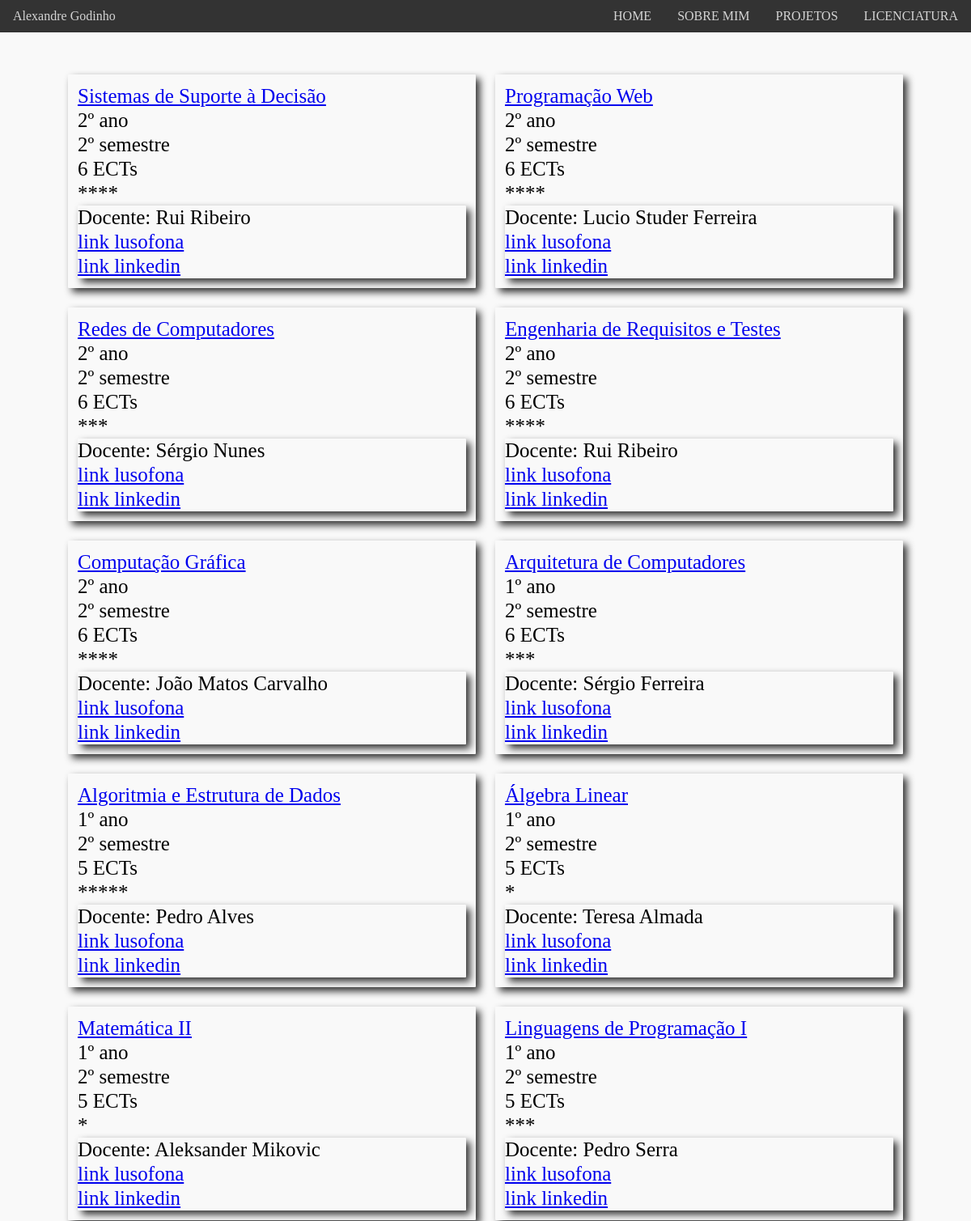
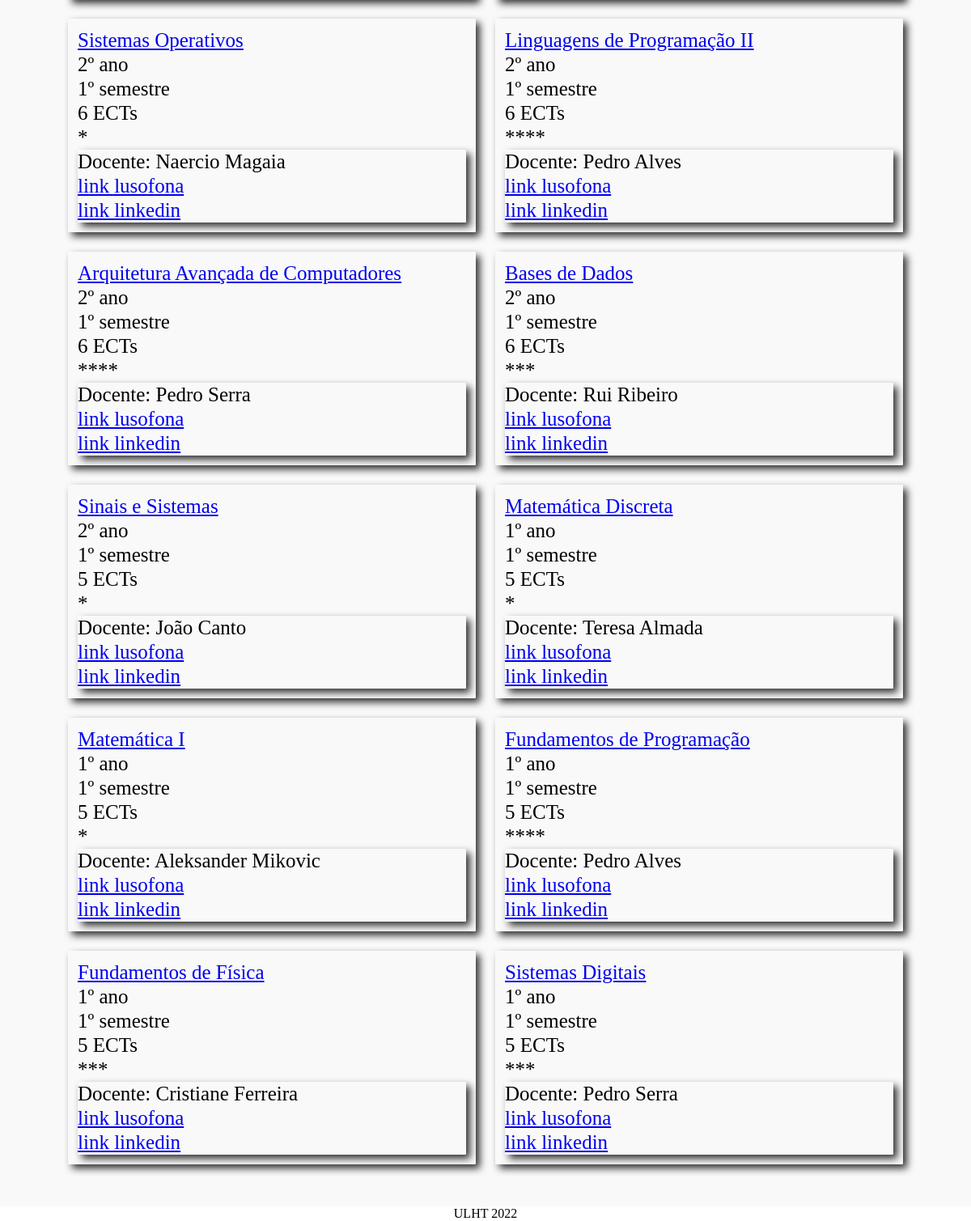
Screenshot of /graduation with the database file from the repository (2 pictures, top to bottom).
### portfolio/models.py (models this page shows, shortened)
class Subject(models.Model):
    name = models.CharField(max_length=50)
    year = models.IntegerField()
    semester = models.IntegerField()
    ects = models.IntegerField()
    lusofona = models.CharField(max_length=500)
    ranking = models.CharField(max_length=5)
    teacher = models.ForeignKey(Teacher, on_delete=models.CASCADE)

class Teacher(models.Model):
    name = models.CharField(max_length=50)
    lusofona = models.CharField(max_length=500)
    linkedin = models.CharField(max_length=500)

### portfolio/views.py (the view)
# urls.py: path('graduation', views.graduation_page_view, name='graduation')
def graduation_page_view(request):
    context = {'subjects': Subject.objects.all()}
    return render(request, 'portfolio/graduation.html', context)

### portfolio/templates/portfolio/graduation.html
    {% extends 'portfolio/layout.html' %}
    {% block main %}
    <div class="graduation">
        {% for subject in subjects %}
        <div class="subject">
            <a href="{{ subject.lusofona }}"><p class="name">{{ subject.name }}</p></a>
            <p class="year">{{ subject.year }}º ano</p>
            <p class="semester">{{ subject.semester }}º semestre</p>
            <p class="ects">{{ subject.ects }} ECTs</p>
            <p class="ranking">{{ subject.ranking }}</p>
            <div class="teacher">
                <p class="name">Docente: {{ subject.teacher.name }}</p>
                <p class="lusofona"><a href="{{ subject.teacher.lusofona }}">link lusofona</a></p>
                <p class="linkedin"><a href="{{ subject.teacher.linkedin }}">link linkedin</a></p>
            </div>
        </div>
        {% endfor %}
    </div>
    {% endblock %}

### portfolio/static/portfolio/css/estilos.css (style rules this page uses)
* { padding: 0; margin: 0; }
.graduation { background-color: #f9f9f9; display: flex; flex-flow: row wrap; justify-content: center; padding: 5vh 5vh; font-size: 15px; line-height: 20px; }
.graduation > div { float: left; width: 75vw; padding: 1vw; margin: 1vw; background-color: #f9f9f9; border-radius: 1px; box-shadow: 5px 5px 10px #333333; }
.teacher { float: left; width: 75vw; background-color: #f9f9f9; border-radius: 1px; box-shadow: 5px 5px 10px #333333; display: block; flex-flow: row wrap; }
@media (min-width: 900px) { .graduation { font-size: 25px; line-height: 30px; } }
@media (min-width: 900px) { .graduation > div { width: 40vw; } }
@media (min-width: 900px) { .teacher { width: 40vw; } }

### rows the page displays
Subject: name "Sistemas de Suporte à Decisão", year "2", semester "2", ects "6", ranking "****", teacher.name "Rui Ribeiro"
Subject: name "Programação Web", year "2", semester "2", ects "6", ranking "****", teacher.name "Lucio Studer Ferreira"
Subject: name "Redes de Computadores", year "2", semester "2", ects "6", ranking "***", teacher.name "Sérgio Nunes"
Subject: name "Engenharia de Requisitos e Testes", year "2", semester "2", ects "6", ranking "****", teacher.name "Rui Ribeiro"
Subject: name "Computação Gráfica", year "2", semester "2", ects "6", ranking "****", teacher.name "João Matos Carvalho"
Subject: name "Arquitetura de Computadores", year "1", semester "2", ects "6", ranking "***", teacher.name "Sérgio Ferreira"
Subject: name "Algoritmia e Estrutura de Dados", year "1", semester "2", ects "5", ranking "*****", teacher.name "Pedro Alves"
Subject: name "Álgebra Linear", year "1", semester "2", ects "5", ranking "*", teacher.name "Teresa Almada"
Subject: name "Matemática II", year "1", semester "2", ects "5", ranking "*", teacher.name "Aleksander Mikovic"
Subject: name "Linguagens de Programação I", year "1", semester "2", ects "5", ranking "***", teacher.name "Pedro Serra"
Subject: name "Sistemas Operativos", year "2", semester "1", ects "6", ranking "*", teacher.name "Naercio Magaia"
Subject: name "Linguagens de Programação II", year "2", semester "1", ects "6", ranking "****", teacher.name "Pedro Alves"
Subject: name "Arquitetura Avançada de Computadores", year "2", semester "1", ects "6", ranking "****", teacher.name "Pedro Serra"
Subject: name "Bases de Dados", year "2", semester "1", ects "6", ranking "***", teacher.name "Rui Ribeiro"
Subject: name "Sinais e Sistemas", year "2", semester "1", ects "5", ranking "*", teacher.name "João Canto"
Subject: name "Matemática Discreta", year "1", semester "1", ects "5", ranking "*", teacher.name "Teresa Almada"
Subject: name "Matemática I", year "1", semester "1", ects "5", ranking "*", teacher.name "Aleksander Mikovic"
Subject: name "Fundamentos de Programação", year "1", semester "1", ects "5", ranking "****", teacher.name "Pedro Alves"
Subject: name "Fundamentos de Física", year "1", semester "1", ects "5", ranking "***", teacher.name "Cristiane Ferreira"
Subject: name "Sistemas Digitais", year "1", semester "1", ects "5", ranking "***", teacher.name "Pedro Serra"
